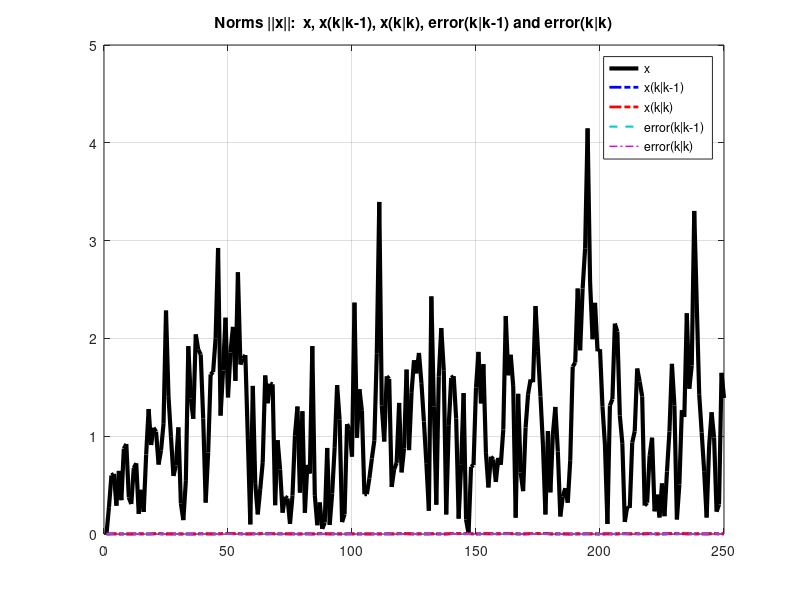

Write the MATLAB code that produced this figure. (Note: this script raises an error after producing the figure.)
% RIBEIRO, J. R. June, 12, 2020. jrodrib@usp.br
%
% Filtering of linear dynamic systems [Kumar&Varaiya:Theorem 2.21]
%
% x(k+1) = A * x(k) + G * w(k)                         % state
%   y(k) = C * x(k) + H * v(k)                         % output
% q(k+1) = A * q(k) + L(k+1) * [y(k+1) - C * A * q(k)] % estimator
%
% w and v are independent noise processes with zero mean, 
% and covariance W and V.
%
% x(0) has mean 0 and covariance x_0_covariance
%
%
%%%% #1
%%%% CREATING PARAMETERS
%%%% 
close all,clear,clc;
% dimentions
k_max = 250;
dim_x = 2;
dim_w = 1;
dim_y = 1;  %must to be <= dim_x
dim_v = 1;

% matrices
A = [-5.0027e-4, -2.2887e-2;
      1.6495e-2,  7.6453e-1];

G = 0.1*[0.7906;
         7.6009];
C = [0,1];

H = 1000;

Q = eye(dim_w, dim_w);               % covariance of w(k)
R = eye(dim_v, dim_v);               % covariance of v(k)
x_0_covariance = eye(dim_x, dim_x);  % mean of x(0)


%%%% #2
%%%% ALLOCATING MEMORY
%%%%
% state vector
XXX = zeros(dim_x, k_max);
x_real = XXX;                        % real value of x(k)
x_posteriori = XXX;                  % post-estimative x(k|k)
x_error_posteriori = XXX;            % post-error x(k) - x(k|k)
x_priori = XXX;                      % pre-estimative x(k|k-1)
x_error_priori = XXX;                % pre-error x(k) - x(k|k-1)
clear XXX;

% covariance
SIGMA = zeros(dim_x, dim_x, k_max); 
Sigma_priori = SIGMA;                % pre-covariance Sigma(k|k-1)
Sigma_posteriori = SIGMA;            % post-covariance Sigma(k|k)
L = zeros(dim_x, dim_y, k_max); 
clear SIGMA;

% output y(k)
y = zeros(dim_y, k_max);

% allocating memory for norms
NORM = zeros(1,k_max);
norm_x_real = NORM;
norm_x_posteriori = NORM;
norm_x_priori = NORM;
norm_x_error_posteriori = NORM;
norm_x_error_priori = NORM;
clear NORM;


%%%% #3
%%%% INITIALIZING PARAMETERS
%%%%
% defining an initial value for x(k=1)
x_real(:,1) = randn(dim_x, 1);

% defining an initial value for y(k=1)
y(:,1) = C*x_real(:,1) + H*randn(dim_v,1);

% defining an initial value for L(k=1)
% L  =  P Q^{-1}
% L  = [Q^{-1}' P']'
L(:,:,1) = [    [C*x_0_covariance*C' + H*R*H']'  \...
                [x_0_covariance*C']'                 ]';

% defining an initial value for q(k=1)
x_posteriori(:,1) = L(:,:,1)*y(:,1);

% defining an initial value for estimation error \tilde{x}_{k=1} = x-q
x_error_posteriori(:,1) = x_real(:,1) - x_posteriori(:,1);

% defining an initial value for Sigma_posteriori(1|1)
Sigma_posteriori(:,:,1) = x_0_covariance - L(:,:,1)*C*x_0_covariance;



%%%%%%%%% calculating covariance of x(0), W, and V
Sigma = zeros(dim_x, dim_x, k_max);
tt = 1e4;
W = zeros(dim_w);
V = zeros(dim_v);
for i=1:tt
  r = randn(dim_x, 1);
  w = randn(dim_w, 1);
  v = randn(dim_v, 1);
  Sigma(:,:,1) = Sigma(:,:,1) + r*r';
  W = W + w*w';
  V = V + v*v';
end
Sigma(:,:,1) = Sigma(:,:,1)/tt;
Q = W/tt;
R = V/tt;
clear W V v w r tt;
% Sigma(0) = covariance of x(0)




%%%% #3
%%%% BUILDING THE SYSTEM DYNAMIC
%%%%

for k = 2:k_max
  x_real(:, k) = A*x_real(:, k-1) + G*randn(dim_w, 1);
    
  y(:, k) = C*x_real(:, k) + H*randn(dim_v, 1);  
  
  x_priori(:,k) = A*x_posteriori(:,k-1);
  
  x_error_priori(:,k) = x_real(:,k) - x_priori(:,k);
  
  Sigma_priori(:,:,k) = A*Sigma_posteriori(:,:,k-1)*A' + G*Q*G';
  
  L(:,:,k) = [[C*Sigma_priori(:,:,k)*C' + H*R*H']'\[Sigma_priori(:,:,k)*C']']';
                 
  Sigma_posteriori(:,:,k) = Sigma_priori(:,:,k) - L(:,:,k)*C*Sigma_priori(:,:,k);
  
  x_posteriori(:,k) = x_priori(:,k) + L(:,:,k)*[y(:,k) - C*A*x_posteriori(:,k-1)];
  
  x_error_posteriori(:,k) = x_real(:,k) - x_posteriori(:,k);
  
  
  norm_x_real(k) = norm(x_real(:,k));
  norm_x_priori(k) = norm(x_priori(:,k));
  norm_x_posteriori(k) = norm(x_posteriori(:,k));
  norm_error_priori(k) = norm(x_error_priori(:,k));
  norm_error_posteriori(k) = norm(x_error_posteriori(:,k));
end




figure;
plot(norm_x_real,'-','LineWidth',3,'Color',[0,0,0]);             %black
hold on;
plot(norm_x_priori,'-.','linewidth',2,'Color',[0,0,1]);           %blue
plot(norm_x_posteriori,'-.','linewidth',2,'Color',[1,0,0]);      %red
plot(norm_x_error_priori,'--','linewidth',1.5,'Color',[0,.8,.8]);   %cyan
plot(norm_x_error_posteriori,'-.','linewidth',1,'Color',[.9,0,.9]); %purple
grid on; hold off;
title('Norms ||x||:  x, x(k|k-1), x(k|k), error(k|k-1) and error(k|k)');
legend('x','x(k|k-1)','x(k|k)','error(k|k-1)','error(k|k)');
saveas(1,'norms.pdf');
close all


for pic=1:dim_x
pic2str = num2str(pic);
myfig = figure;
orient(myfig,'rotated');
plot(x_real(pic,:),'-','LineWidth',3,'Color',[0,0,0]);             %black
hold on;
plot(x_priori(pic,:),'-.','linewidth',2,'Color',[0,0,1]);           %blue
plot(x_posteriori(pic,:),'-.','linewidth',2,'Color',[1,0,0]);      %red
plot(x_error_priori(pic,:),'--','linewidth',1.5,'Color',[0,.8,.8]);   %cyan
plot(x_error_posteriori(pic,:),'-.','linewidth',1,'Color',[.9,0,.9]); %purple
grid on; hold off;
title(['[x]_',pic2str,': x, x(k|k-1), x(k|k), error(k|k-1) and error(k|k)']);
legend('x','x(k|k-1)','x(k|k)','error(k|k-1)','error(k|k)');
saveas(pic,[pic2str,'th-coordinate.pdf']);
end


msg= '     mean       std';
disp('G = ')
disp(G)
disp('H = ')
disp(H)
disp('ERROR PRIORI:       x(k) - x(k|k-1)')
disp(msg)
disp([mean(x_error_priori(:,2:end)')',std(x_error_priori(:,2:end)')'])


disp('ERROR POSTERIORI:   x(k) - x(k|k)')
disp(msg)
disp([mean(x_error_posteriori(:,2:end)')',std(x_error_posteriori(:,2:end)')'])

